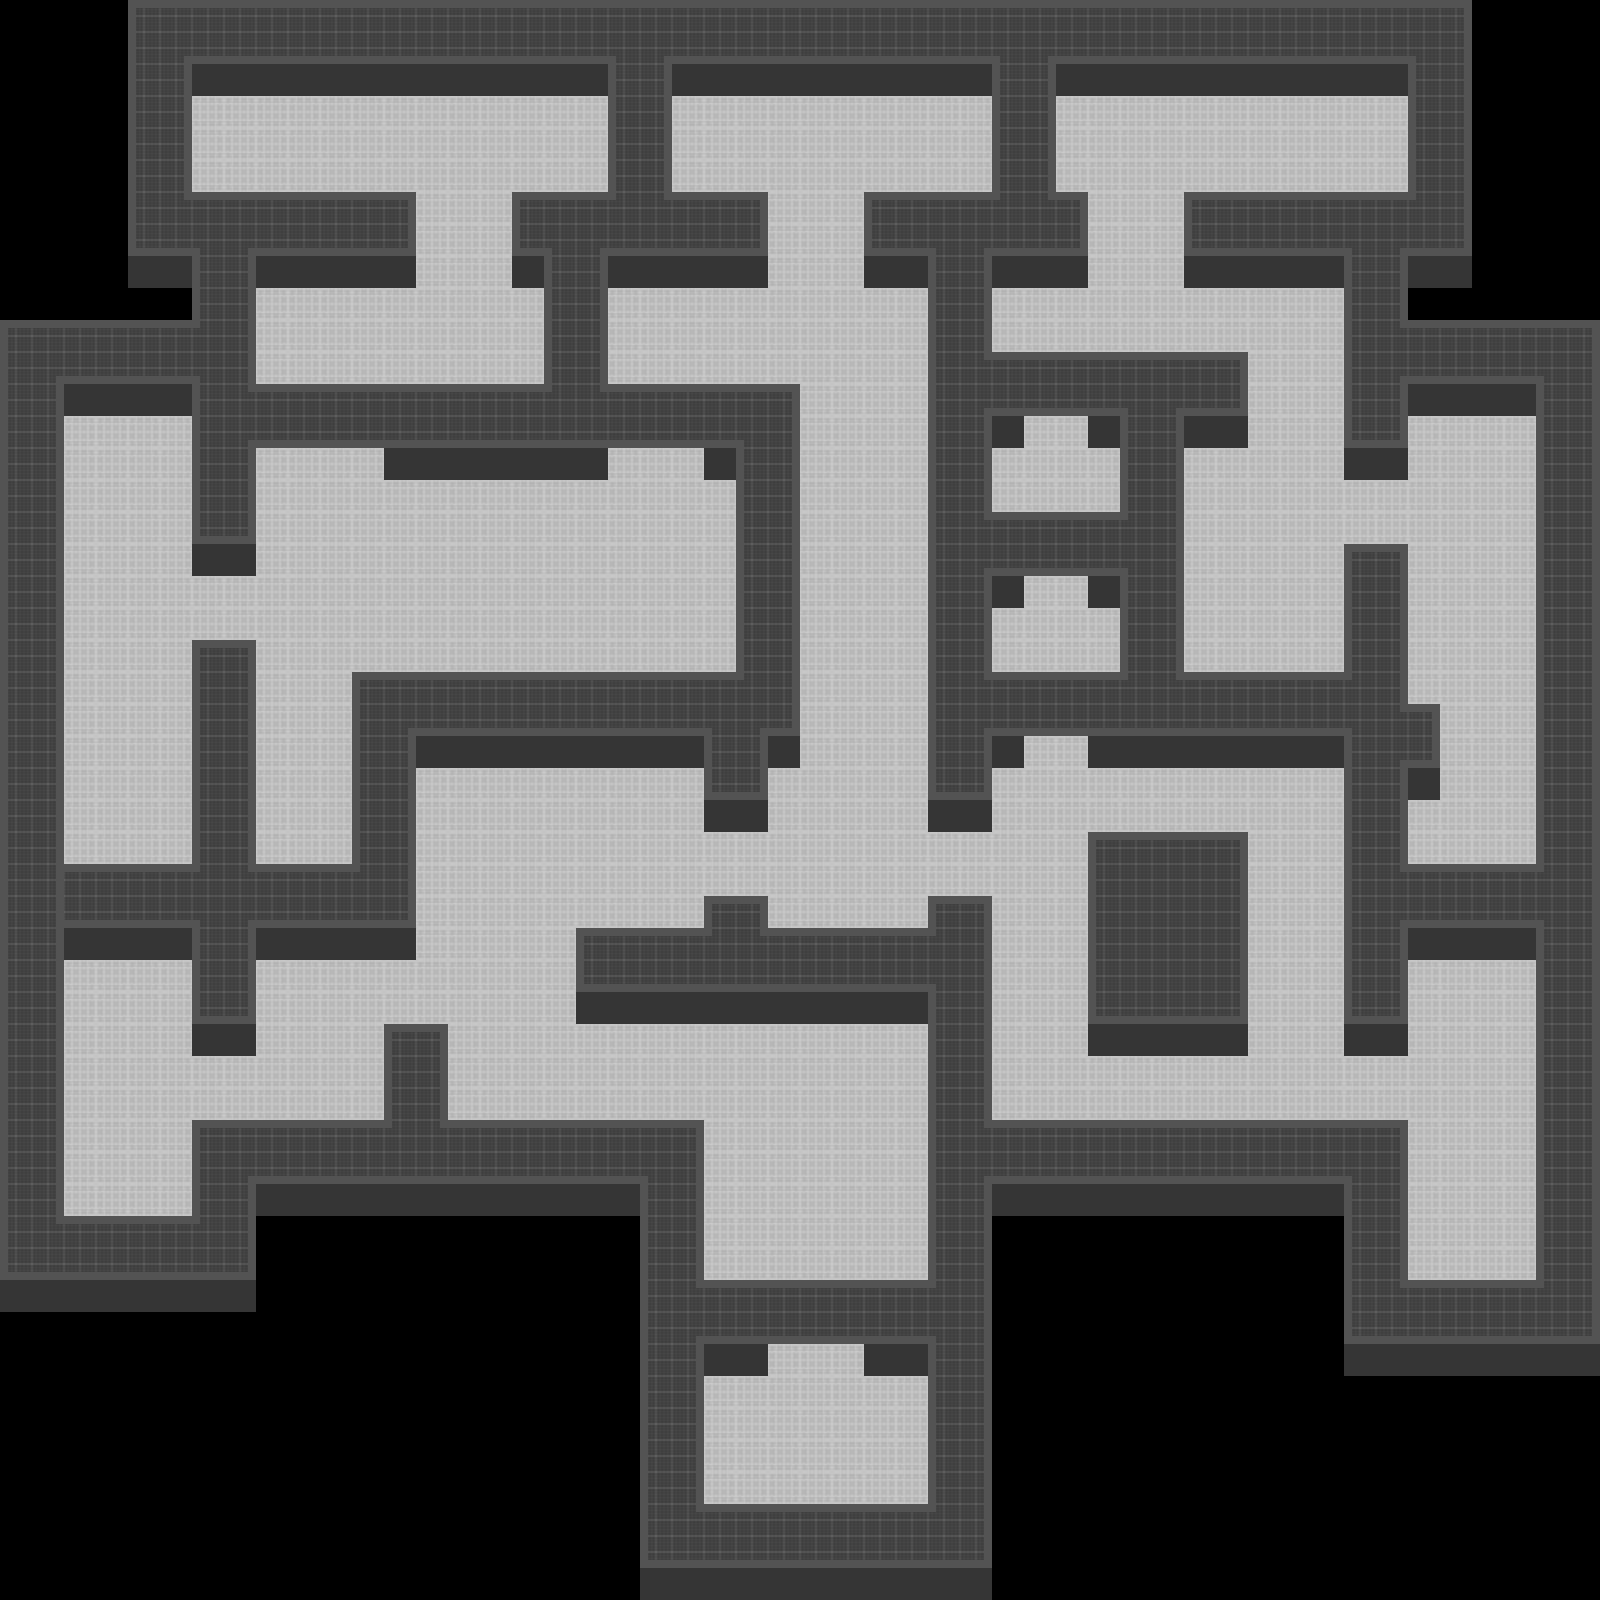

Below is a game level as drawn by its tile map, then a one-line description and the .tmx that defines it (tile-layer data replaced by summaries):
An orthogonal 50x50 tile map with 32x32 px tiles, 3 tile layers (Floor, Wall_Collision, Wall_Foreground), 2 tilesets and 39 objects.

<map version="1.0" orientation="orthogonal" renderorder="right-down" width="50" height="50" tilewidth="32" tileheight="32">
 <properties>
  <property name="unity:scale" value="0.01" />
 </properties>
 <tileset firstgid="1" source="../Tiles/tiles_with_collision.tsx" />
 <tileset firstgid="100" source="../Tiles/tiles_without_collision.tsx" />
 <layer name="Floor" width="50" height="50">
  <data>[2500 cells, 1578 non-empty, 1 distinct tile ids]</data>
 </layer>
 <layer name="Wall_Collision" width="50" height="50">
  <properties>
   <property name="unity:tag" value="Background" />
  </properties>
  <data>[2500 cells, 892 non-empty, 15 distinct tile ids]</data>
 </layer>
 <layer name="Wall_Foreground" width="50" height="50">
  <properties>
   <property name="unity:sortingLayerName" value="Foreground" />
  </properties>
  <data>[2500 cells, 184 non-empty, 3 distinct tile ids]</data>
 </layer>
 <objectgroup name="Gate1">
  <properties>
   <property name="unity:isTrigger" value="true" />
  </properties>
  <object x="224" y="1024" width="32" height="32">
   <properties>
    <property name="unity:tag" value="GateV" />
   </properties>
  </object>
  <object x="224" y="992" width="32" height="32">
   <properties>
    <property name="unity:tag" value="Connector2LinkRight" />
   </properties>
  </object>
  <object x="224" y="960" width="32" height="32">
   <properties>
    <property name="unity:tag" value="Connector1LinkRightBot" />
   </properties>
  </object>
 </objectgroup>
 <objectgroup name="Gate2">
  <properties>
   <property name="unity:isTrigger" value="true" />
  </properties>
  <object x="224" y="544" width="32" height="32">
   <properties>
    <property name="unity:tag" value="GateV" />
   </properties>
  </object>
  <object x="224" y="512" width="32" height="32">
   <properties>
    <property name="unity:tag" value="Connector2LinkRight" />
   </properties>
  </object>
  <object x="224" y="480" width="32" height="32">
   <properties>
    <property name="unity:tag" value="Connector1LinkRightBot" />
   </properties>
  </object>
  <object x="224" y="672" width="32" height="32">
   <properties>
    <property name="unity:tag" value="Connector1LinkRightBot" />
   </properties>
  </object>
  <object x="224" y="704" width="32" height="32">
   <properties>
    <property name="unity:tag" value="Connector1LinkRightTop" />
   </properties>
  </object>
 </objectgroup>
 <objectgroup name="Gate3">
  <properties>
   <property name="unity:isTrigger" value="true" />
  </properties>
  <object x="416" y="224" width="32" height="32">
   <properties>
    <property name="unity:tag" value="GateH" />
   </properties>
  </object>
  <object x="384" y="224" width="32" height="32">
   <properties>
    <property name="unity:tag" value="Connector2LinkBot" />
   </properties>
  </object>
  <object x="352" y="224" width="32" height="32">
   <properties>
    <property name="unity:tag" value="Connector2LinkBot" />
   </properties>
  </object>
  <object x="320" y="224" width="32" height="32">
   <properties>
    <property name="unity:tag" value="Connector1LinkBotRight" />
   </properties>
  </object>
 </objectgroup>
 <objectgroup name="Gate4">
  <properties>
   <property name="unity:isTrigger" value="true" />
  </properties>
  <object x="768" y="224" width="32" height="32">
   <properties>
    <property name="unity:tag" value="GateH" />
   </properties>
  </object>
  <object x="736" y="224" width="32" height="32">
   <properties>
    <property name="unity:tag" value="Connector2LinkBot" />
   </properties>
  </object>
  <object x="864" y="224" width="32" height="32">
   <properties>
    <property name="unity:tag" value="Connector1LinkBotLeft" />
   </properties>
  </object>
  <object x="704" y="224" width="32" height="32">
   <properties>
    <property name="unity:tag" value="Connector2LinkBot" />
   </properties>
  </object>
  <object x="672" y="224" width="32" height="32">
   <properties>
    <property name="unity:tag" value="Connector1LinkBotRight" />
   </properties>
  </object>
 </objectgroup>
 <objectgroup name="Gate5">
  <properties>
   <property name="unity:isTrigger" value="true" />
  </properties>
  <object x="704" y="800" width="32" height="32">
   <properties>
    <property name="unity:tag" value="GateV" />
   </properties>
  </object>
  <object x="704" y="768" width="32" height="32">
   <properties>
    <property name="Connector2LinkLeft" value="" />
    <property name="unity:tag" value="Connector2LinkLeft" />
   </properties>
  </object>
  <object x="704" y="736" width="32" height="32">
   <properties>
    <property name="unity:tag" value="Connector1LinkLeftBot" />
   </properties>
  </object>
 </objectgroup>
 <objectgroup name="Gate6">
  <properties>
   <property name="unity:isTrigger" value="true" />
  </properties>
  <object x="1088" y="224" width="32" height="32">
   <properties>
    <property name="unity:tag" value="GateH" />
   </properties>
  </object>
  <object x="1184" y="224" width="32" height="32">
   <properties>
    <property name="unity:tag" value="Connector2LinkBot" />
   </properties>
  </object>
  <object x="1216" y="224" width="32" height="32">
   <properties>
    <property name="unity:tag" value="Connector1LinkBotLeft" />
   </properties>
  </object>
  <object x="1056" y="224" width="32" height="32">
   <properties>
    <property name="unity:tag" value="Connector1LinkBotRight" />
   </properties>
  </object>
 </objectgroup>
 <objectgroup name="Gate7">
  <properties>
   <property name="unity:isTrigger" value="true" />
  </properties>
  <object x="1344" y="448" width="32" height="32">
   <properties>
    <property name="unity:tag" value="GateV" />
   </properties>
  </object>
  <object x="1344" y="416" width="32" height="32">
   <properties>
    <property name="unity:tag" value="Connector1LinkLeftTop" />
   </properties>
  </object>
  <object x="1344" y="384" width="32" height="32">
   <properties>
    <property name="unity:tag" value="Connector2LinkLeft" />
   </properties>
  </object>
  <object x="1344" y="352" width="32" height="32">
   <properties>
    <property name="unity:tag" value="Connector1LinkLeftBot" />
   </properties>
  </object>
 </objectgroup>
 <objectgroup name="Gate8">
  <properties>
   <property name="unity:isTrigger" value="true" />
  </properties>
  <object x="1344" y="1024" width="32" height="32">
   <properties>
    <property name="unity:tag" value="GateV" />
   </properties>
  </object>
  <object x="1344" y="992" width="32" height="32">
   <properties>
    <property name="unity:tag" value="Connector2LinkLeft" />
   </properties>
  </object>
  <object x="1344" y="960" width="32" height="32">
   <properties>
    <property name="unity:tag" value="Connector1LinkLeftBot" />
   </properties>
  </object>
 </objectgroup>
 <objectgroup name="Gate9">
  <properties>
   <property name="unity:isTrigger" value="true" />
  </properties>
  <object x="1440" y="704" width="32" height="32">
   <properties>
    <property name="unity:tag" value="GateH" />
   </properties>
  </object>
  <object x="1376" y="672" width="32" height="32">
   <properties>
    <property name="unity:tag" value="Connector1LinkRightTop" />
   </properties>
  </object>
  <object x="1376" y="640" width="32" height="32">
   <properties>
    <property name="unity:tag" value="Connector1LinkRightBot" />
   </properties>
  </object>
  <object x="1536" y="672" width="32" height="32">
   <properties>
    <property name="unity:tag" value="Connector1LinkLeftTop" />
   </properties>
  </object>
  <object x="1536" y="640" width="32" height="32">
   <properties>
    <property name="unity:tag" value="Connector1LinkLeftBot" />
   </properties>
  </object>
 </objectgroup>
 <objectgroup name="Gate10">
  <properties>
   <property name="unity:isTrigger" value="true" />
  </properties>
  <!-- 3 objects omitted --></objectgroup>
</map>
<!-- 3 of 39 objects omitted -->
